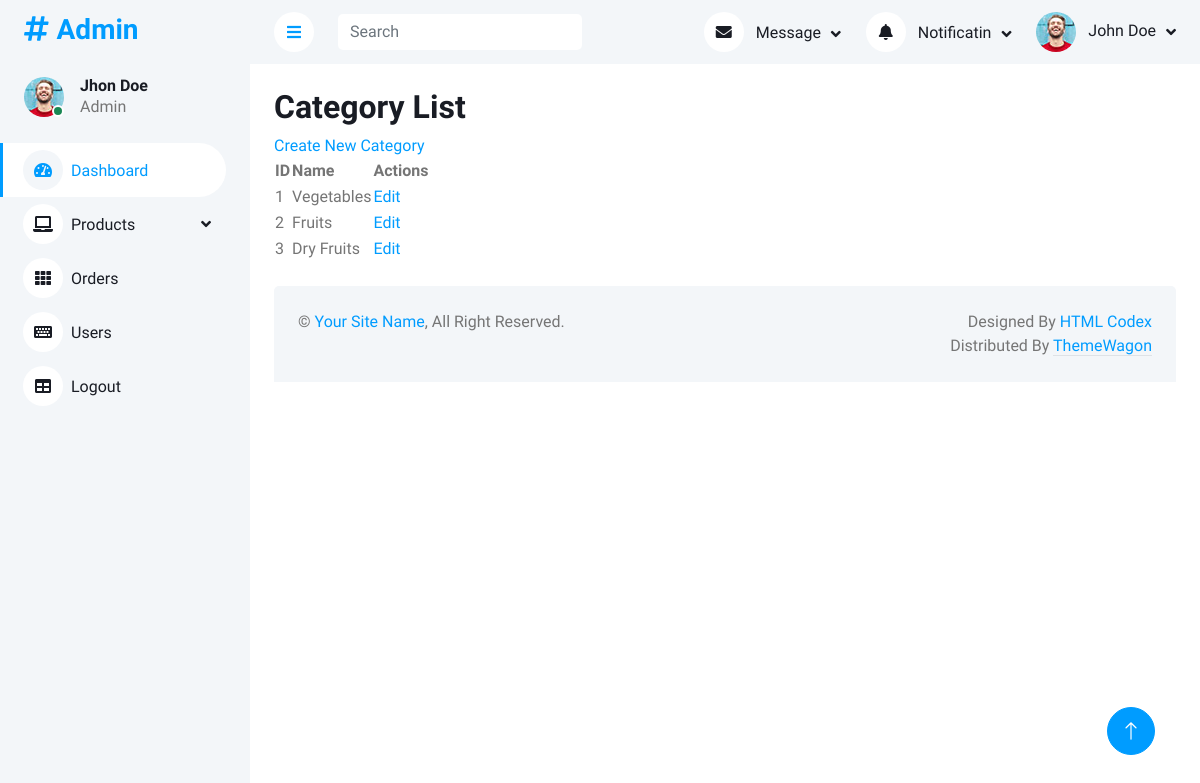
Screenshot of /admin_app/categories/ (signed in) with the database file from the repository.
### product_app/models.py (models this page shows, shortened)
class Category(models.Model):
    name = models.CharField(max_length=255)
    user = models.ForeignKey('user_app.User', on_delete=models.CASCADE, null=True, blank=True)
    slug = models.SlugField(max_length=255, unique=True)
    category_image = models.ImageField(upload_to='category_image/',null=True,blank=True)

### admin_app/views.py (the view)
    def _wrapped_view(request, *args, **kwargs):
        if request.user.user_type == "admin":
            return view_func(request, *args, **kwargs)
        else:
            messages.error(request, "You do not have permission to access this page.")
            return redirect('home')

### admin_app/views.py (called while the page is built)
def admin_required(view_func):
    def _wrapped_view(request, *args, **kwargs):
        if request.user.user_type == "admin":
            return view_func(request, *args, **kwargs)
        else:
            messages.error(request, "You do not have permission to access this page.")
            return redirect('home')
    return _wrapped_view

@admin_required
def category_list(request):
    categories = Category.objects.all()
    context = {'categories': categories}
    return render(request, 'admin/category_list.html', context)

### admin_app/templates/admin/category_list.html
{% extends 'base.html' %}
{% block content %}
  <h2>Category List</h2>
  <a href="{% url 'admin_app:admin_category_create' %}">Create New Category</a>
  <table>
    <thead>
      <tr>
        <th>ID</th>
        <th>Name</th>
        <th>Actions</th>
      </tr>
    </thead>
    <tbody>
      {% for category in categories %}
        <tr>
          <td>{{ category.id }}</td>
          <td>{{ category.name }}</td>
          <td>
            <a href="{% url 'admin_app:admin_category_edit' category.id %}">Edit</a>
          </td>
        </tr>
      {% endfor %}
    </tbody>
  </table>
{% endblock %}

### static/admins/css/style.css (style rules this page uses)
:root { --primary: #009CFF; --light: #F3F6F9; --dark: #191C24; }

### rows the page displays
Category: id "1", name "Vegetables"
Category: id "2", name "Fruits"
Category: id "3", name "Dry Fruits"
